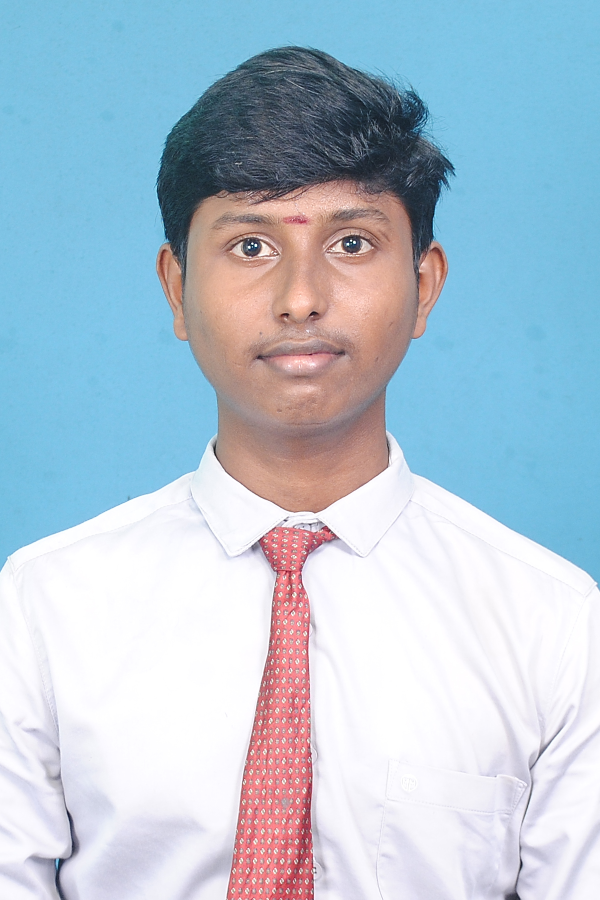
#> input picture photos/D.photo.jpg, 1200 x 1800 px (shown at 1/2 size)
$ python Transform.py
#> lines starting #> are read from the running program, lines starting #| are printed output that depends on the picture
import cv2 as cv
import numpy as np
#read the image
img=cv.imread('./photos/D.photo.jpg')
#> img is the input picture: shape (1800, 1200, 3); mean B, G, R 212.1, 197.2, 178.3
cv.imshow('Dhaya',img)
# resize the image
resize_img = cv.resize(img,(500,500),interpolation=cv.INTER_LINEAR)
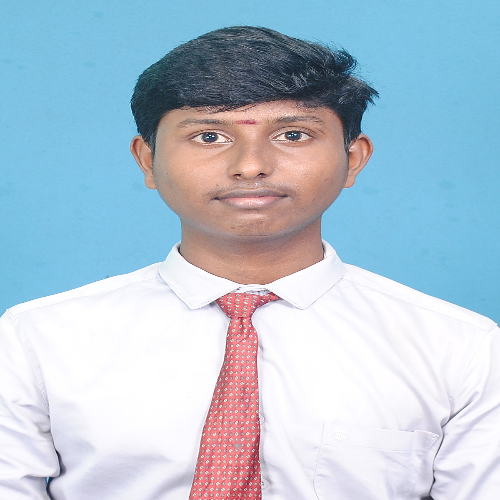
#> resize_img: shape (500, 500, 3); mean B, G, R 212, 197.1, 178.2
cv.imshow('resize',resize_img)
#transorm the image
def translate(img,x,y):
#> called with x = -100, y = 100
    transMat=np.float32([[1,0,x],[0,1,y]])
    dimensions=(img.shape[1],img.shape[0])
#> dimensions = (500, 500)
    return cv.warpAffine(img,transMat,dimensions)
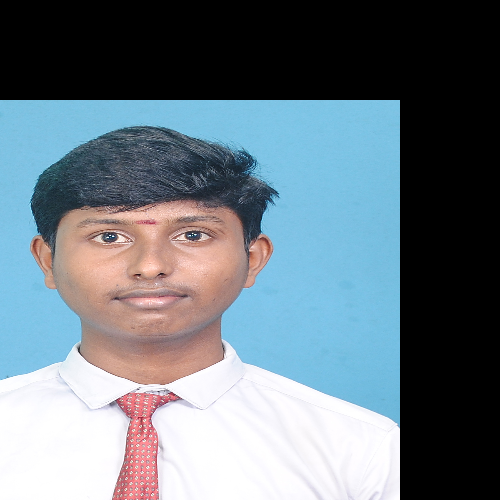
#> returned value: shape (500, 500, 3); mean of channels 0, 1, 2 128.6, 119.6, 106.7; drawn as B, G, R
# -x -->left
# -y -->up
# x -->right
# y -->down
translated=translate(resize_img,-100,100)
cv.imshow('translated',translated)
#rotate the image
def rotate(img,angle,rotPoint=None):
#> called with angle = 45
    (height,width)=img.shape[:2]
#> height = 500; width = 500
    if rotPoint is None:
        rotPoint=(width//2,height//2)
#> rotPoint = (250, 250)
    rotMat=cv.getRotationMatrix2D(rotPoint,angle,1.0)
    dimensions=(width,height)
#> dimensions = (500, 500)
    return cv.warpAffine(img,rotMat,dimensions)
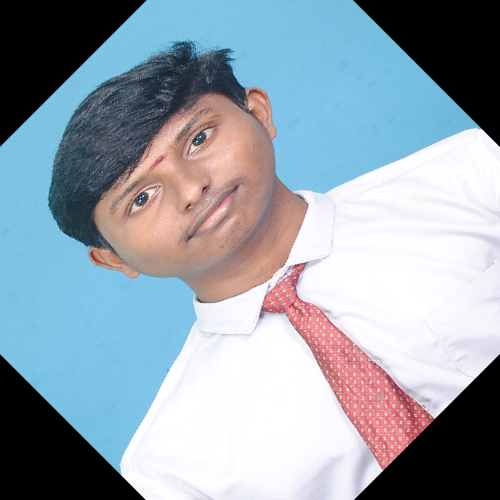
#> returned value: shape (500, 500, 3); mean of channels 0, 1, 2 172.2, 161.2, 148.2; drawn as B, G, R
rotated=rotate(resize_img,45)
cv.imshow('rotated',rotated)
#flip the image
#0-->flip vertically
#1-->flip horizontally
#-1-->flip both vertically and horizontally
flip=cv.flip(resize_img,1)
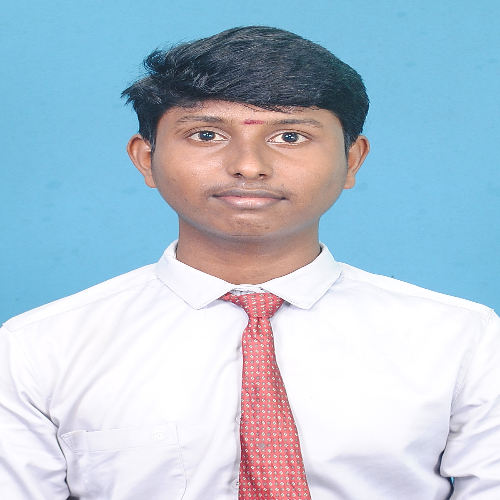
#> flip: shape (500, 500, 3); mean B, G, R 212, 197.1, 178.2
#1-->flip horizontally
#0-->flip vertically
#-1-->flip both vertically and horizontally
cv.imshow('flip',flip)
cv.waitKey(0)
